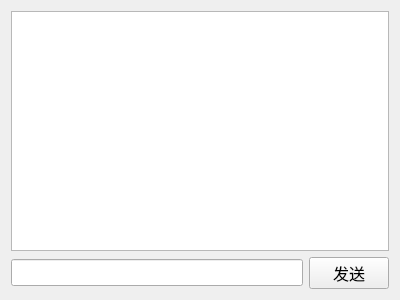
<?xml version="1.0" encoding="UTF-8"?>
<ui version="4.0">
 <class>Chat</class>
 <widget class="QWidget" name="Chat">
  <property name="geometry">
   <rect>
    <x>0</x>
    <y>0</y>
    <width>400</width>
    <height>300</height>
   </rect>
  </property>
  <property name="windowTitle">
   <string>Form</string>
  </property>
  <layout class="QVBoxLayout" name="verticalLayout">
   <item>
    <widget class="QTextEdit" name="show_TE">
     <property name="readOnly">
      <bool>true</bool>
     </property>
    </widget>
   </item>
   <item>
    <layout class="QHBoxLayout" name="horizontalLayout">
     <item>
      <widget class="QLineEdit" name="msg_LE">
       <property name="font">
        <font>
         <family>Arial</family>
         <pointsize>12</pointsize>
        </font>
       </property>
      </widget>
     </item>
     <item>
      <widget class="QPushButton" name="send_PB">
       <property name="font">
        <font>
         <family>Arial</family>
         <pointsize>12</pointsize>
        </font>
       </property>
       <property name="text">
        <string>发送</string>
       </property>
      </widget>
     </item>
    </layout>
   </item>
  </layout>
 </widget>
 <resources/>
 <connections/>
</ui>
